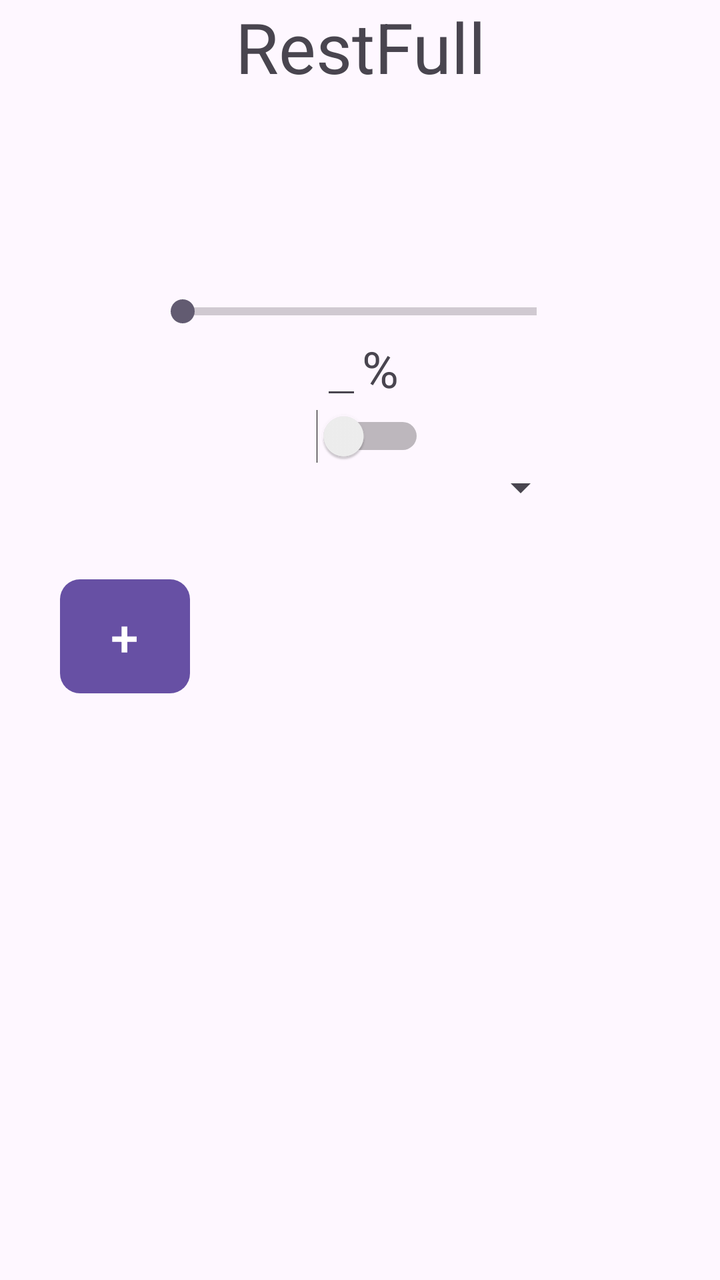
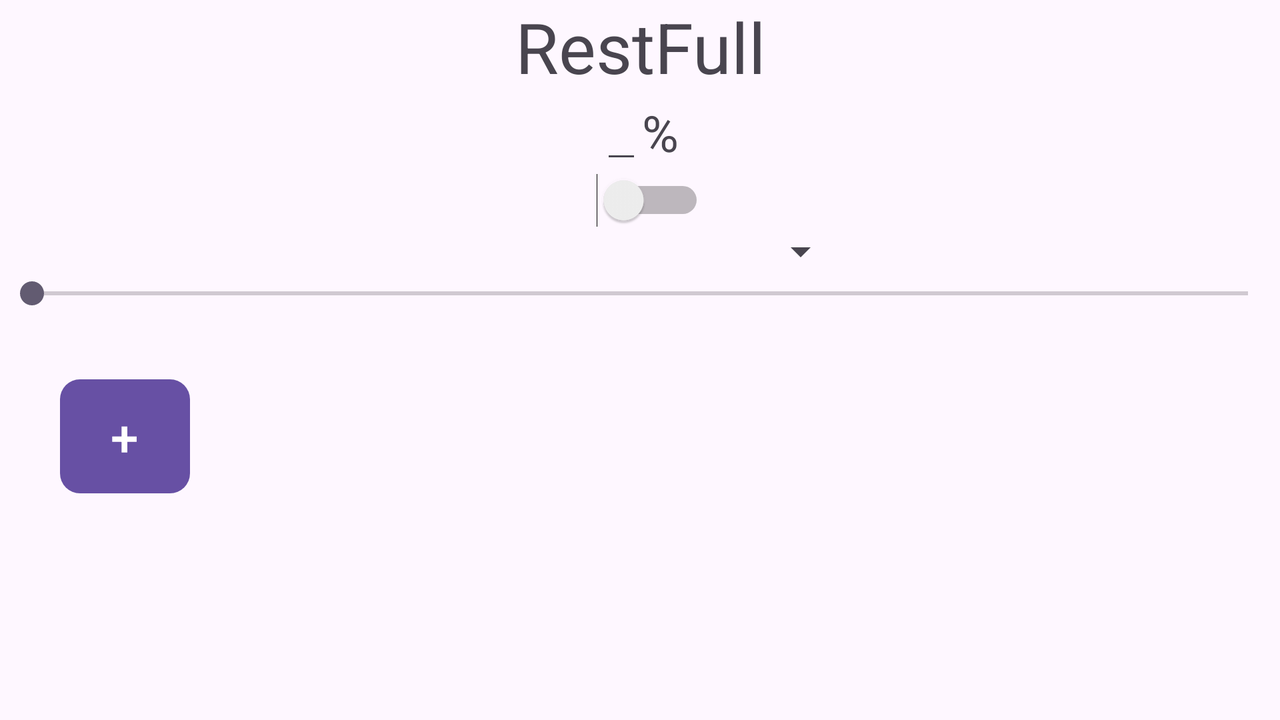

First picture: res/layout/ on a phone held upright. Second picture: the repository's own variant of that layout, on a device whose configuration matches the variant's folder. Source for both follows.
<!-- AndroidManifest.xml: application theme Theme.RestFull -->
<!-- res/layout/activity_main.xml -->
<?xml version="1.0" encoding="utf-8"?>
<LinearLayout xmlns:android="http://schemas.android.com/apk/res/android"
    xmlns:tools="http://schemas.android.com/tools"
    xmlns:app="http://schemas.android.com/apk/res-auto"
    android:orientation="vertical"
    android:layout_width="match_parent"
    android:layout_height="match_parent"
    android:gravity="center_horizontal">
        <LinearLayout
            android:layout_width="match_parent"
            android:layout_height="wrap_content"
            android:orientation="vertical">
            <TextView
                android:id="@+id/titleBar"
                android:layout_width="match_parent"
                android:layout_height="wrap_content"
                android:layout_gravity="center"
                android:textAlignment="center"
                android:text="@string/app_name"
                android:textSize="35sp"/>
        </LinearLayout>
    <LinearLayout
        android:id="@+id/batteryGroup"
        android:layout_width="wrap_content"
        android:layout_height="wrap_content"
        android:orientation="vertical">
            <ImageView
                android:id="@+id/icon"
                android:layout_width="209dp"
                android:layout_height="100dp">
            </ImageView>
        <SeekBar
            android:id="@+id/filler"
            style="?android:attr/progressBarStyleHorizontal"
            android:layout_width="209dp"
            android:layout_height="match_parent" />
        <LinearLayout
            android:layout_width="wrap_content"
            android:layout_height="wrap_content"
            android:layout_gravity="center_horizontal"
            android:orientation="horizontal">
            <EditText
                android:id="@+id/percentbox"
                android:layout_width="wrap_content"
                android:layout_height="40dp"
                android:inputType="number"
                />

            <TextView
                android:layout_width="wrap_content"
                android:layout_height="wrap_content"
                android:text="@string/percent"
                android:textSize="25dp"/>
        </LinearLayout>

        <Switch
            android:id="@+id/on"
            android:layout_width="65dp"
            android:layout_height="wrap_content"
            android:layout_gravity="center_horizontal" />

    </LinearLayout>



    <Spinner
        android:id="@+id/soundspinner"
        android:layout_width="209dp"
        android:layout_height="wrap_content" />

    <com.google.android.material.button.MaterialButton
        android:id="@+id/additionalButton"
        android:layout_width="65dp"
        android:layout_height="65dp"
        app:cornerRadius="10dp"
        android:layout_gravity="start"
        android:layout_marginStart="30dp"
        android:layout_marginTop="30dp"
        android:text="@string/plus"
        android:textSize="25dp"
        />
    <LinearLayout
        android:id="@+id/scratchpad"
        android:layout_width="match_parent"
        android:layout_height="wrap_content"/>
</LinearLayout>
<!-- resources referenced by this layout -->
<resources>
  <string name="app_name">RestFull</string>
  <string name="percent">%</string>
  <string name="plus">+</string>
  <style name="Theme.RestFull" parent="Base.Theme.RestFull" />
  <style name="Base.Theme.RestFull" parent="Theme.Material3.DayNight.NoActionBar">
          
          
      </style>
</resources>
<!-- res/layout-land/activity_main.xml (the repository's variant of the layout above) -->
<!-- drawn on the phone turned sideways -->
<?xml version="1.0" encoding="utf-8"?>
<LinearLayout xmlns:android="http://schemas.android.com/apk/res/android"
    xmlns:tools="http://schemas.android.com/tools"
    xmlns:app="http://schemas.android.com/apk/res-auto"
    android:orientation="vertical"
    android:layout_width="match_parent"
    android:layout_height="match_parent"
    android:gravity="center_horizontal">
    <LinearLayout
        android:layout_width="match_parent"
        android:layout_height="wrap_content"
        android:orientation="vertical">
        <TextView
            android:id="@+id/titleBar"
            android:layout_width="match_parent"
            android:layout_height="wrap_content"
            android:layout_gravity="center"
            android:textAlignment="center"
            android:text="@string/app_name"
            android:textSize="35sp"/>
    </LinearLayout>
    <LinearLayout
        android:id="@+id/batteryGroup"
        android:layout_width="wrap_content"
        android:layout_height="wrap_content"
        android:orientation="vertical">

        <SeekBar
            android:id="@+id/filler"
            style="@style/Widget.AppCompat.SeekBar.Discrete"
            android:layout_width="209dp"
            android:layout_height="match_parent"
            android:max="1"
            android:progressDrawable="@+/drawable/batterymeter"
            android:splitTrack="false"/>
        <LinearLayout
            android:layout_width="wrap_content"
            android:layout_height="wrap_content"
            android:layout_gravity="center_horizontal"
            android:orientation="horizontal">
            <EditText
                android:id="@+id/percentbox"
                android:layout_width="wrap_content"
                android:layout_height="40dp"
                android:inputType="number"
                />

            <TextView
                android:layout_width="wrap_content"
                android:layout_height="wrap_content"
                android:text="@string/percent"
                android:textSize="25dp"/>
        </LinearLayout>

        <Switch
            android:id="@+id/on"
            android:layout_width="65dp"
            android:layout_height="wrap_content"
            android:layout_gravity="center_horizontal" />

    </LinearLayout>



    <Spinner
        android:id="@+id/soundspinner"
        android:layout_width="209dp"
        android:layout_height="wrap_content" />

    <SeekBar
        android:id="@+id/volBar"
        android:layout_width="match_parent"
        android:layout_height="wrap_content" />

    <com.google.android.material.button.MaterialButton
        android:id="@+id/additionalButton"
        android:layout_width="65dp"
        android:layout_height="65dp"
        app:cornerRadius="10dp"
        android:layout_gravity="start"
        android:layout_marginStart="30dp"
        android:layout_marginTop="30dp"
        android:text="@string/plus"
        android:textSize="25dp"
        />

    <LinearLayout
        android:orientation="vertical"
        android:id="@+id/scratchpad"
        android:layout_width="match_parent"
        android:layout_height="wrap_content"/>
</LinearLayout>
